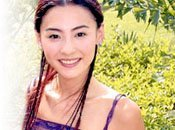
#> input picture Skin_Detection_Implementation/0016.jpg, 175 x 130 px
$ python skin_detection.py
#> lines starting #> are read from the running program, lines starting #| are printed output that depends on the picture
#> in detect_skin, image is the input picture: PIL image 175x130 RGB; mean R, G, B 205, 181.3, 142.3
# -*- coding: utf-8 -*-
"""
Created on Sun Aug  1 20:49:00 2021

@author: Rahul
"""

import PIL
import numpy as np
from datetime import datetime

#function to  check if r,g,b,a values values lie in a range of predefined threshold values for a skin pixel
def rgba_check(pr,pg,pb,a):
    if pr > 95 and pg >40 and pb >40 and pr > pg and pr > pb:
        if abs(pr - pb) > 15 and a >15:
            return True
    return False


#function to  check Y,Cb,Cr values values lie in a range of predefined threshold values for a skin pixel
def ycbcr_check(py,pcb,pcr):
    if py >80 and pcb >85 and pcr >135:
         if pcr <= (1.5862 * pcb) + 20 and pcr >= (0.3448 * pcb) + 76.2069:
            if pcr >= (-4.5652 * pcb) + 234.5652 and pcr <= (-1.15 * pcb) + 301.75 and pcr <= (-2.2857 * pcb) + 432.85:
             return True
    return False


#function to detect skin pixels in the image
def detect_skin_pixels(image):
    # convert image to RGBA
    image = image.convert('RGBA')
#> image: PIL image 175x130 RGBA

    #get dimensions of the image
    width, height = image.size
#> width = 175; height = 130


    #converting image to nparray
    data = np.asarray(image)


    # convert image to YCbCr
    ycbcr = image.convert('YCbCr')
#> ycbcr: PIL image 175x130 YCbCr; mean of channels 0, 1, 2 183.4, 104.2, 142.6
    data_ycbcr = np.asarray(ycbcr)

    #copying the original image to output - for processing
    output = image

    #iterate over each pixel in the image checking if it is a skin pixel
    for r,row in enumerate(data):
        for c,pixel in enumerate(row):
             y = data_ycbcr[r][c][0]
             cb =data_ycbcr[r][c][1]
             cr = data_ycbcr[r][c][2]
             red = pixel[0]
             green = pixel[1]
             blue = pixel[2]
             alpha = pixel[3]
             if rgba_check(red,green,blue,alpha) and ycbcr_check(y,cb,cr):
                 output.putpixel((c,r),(255,255,255))
                 continue
             output.putpixel((c,r),(0,0,0))
#> this loop made 130 passes
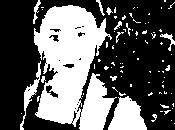
#> output: PIL image 175x130 RGBA; mean R, G, B, A 95.1, 95.1, 95.1, 255
    display(output)


#function to display image
def display(image):
    image.show()


#Load the image, display it and pass it for processing
def detect_skin():

    #Load image to memory - RGB by default
    image = PIL.Image.open("0016.jpg")

    #show Original Image
    display(image)


    ta = datetime.now()
    #detect the skin pixels and display resulting image with only skin pixels
    detect_skin_pixels(image)

    tb = datetime.now()

    td = tb - ta
    print("processing time:",td)


#Run skin detection program
detect_skin()
